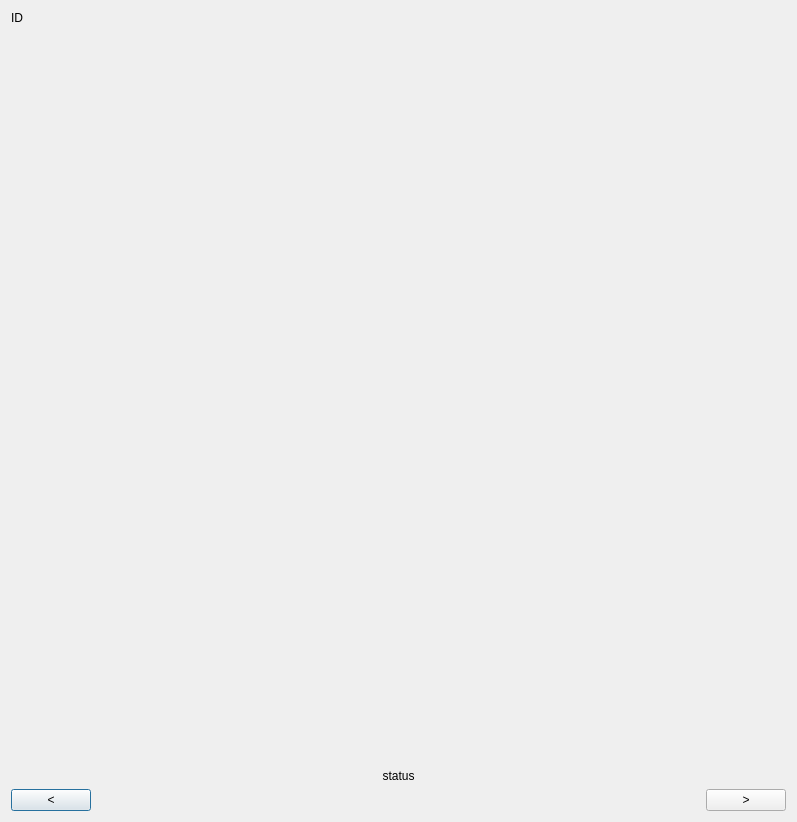
<?xml version="1.0" encoding="UTF-8"?>
<ui version="4.0">
 <class>DialogAdd</class>
 <widget class="QDialog" name="DialogAdd">
  <property name="geometry">
   <rect>
    <x>0</x>
    <y>0</y>
    <width>797</width>
    <height>822</height>
   </rect>
  </property>
  <property name="windowTitle">
   <string>Add</string>
  </property>
  <layout class="QGridLayout" name="gridLayout">
   <item row="1" column="0">
    <widget class="QStackedWidget" name="stackedWidget"/>
   </item>
   <item row="3" column="0">
    <layout class="QHBoxLayout" name="horizontalLayout">
     <item>
      <widget class="QPushButton" name="btnPrevious">
       <property name="text">
        <string>&lt;</string>
       </property>
      </widget>
     </item>
     <item>
      <spacer name="horizontalSpacer">
       <property name="orientation">
        <enum>Qt::Orientation::Horizontal</enum>
       </property>
       <property name="sizeHint" stdset="0">
        <size>
         <width>40</width>
         <height>20</height>
        </size>
       </property>
      </spacer>
     </item>
     <item>
      <widget class="QPushButton" name="btnNext">
       <property name="text">
        <string>&gt;</string>
       </property>
      </widget>
     </item>
    </layout>
   </item>
   <item row="0" column="0">
    <widget class="QLabel" name="labelID">
     <property name="text">
      <string>ID</string>
     </property>
    </widget>
   </item>
   <item row="2" column="0">
    <widget class="QLabel" name="labelStatus">
     <property name="text">
      <string>status</string>
     </property>
     <property name="alignment">
      <set>Qt::AlignmentFlag::AlignCenter</set>
     </property>
    </widget>
   </item>
  </layout>
 </widget>
 <resources/>
 <connections/>
</ui>
